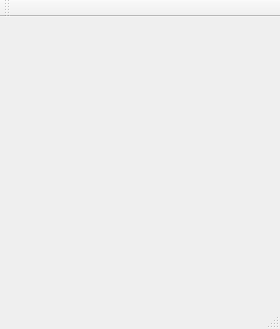
<?xml version="1.0" encoding="UTF-8"?>
<ui version="4.0">
 <class>MainWindow</class>
 <widget class="QMainWindow" name="MainWindow">
  <property name="geometry">
   <rect>
    <x>0</x>
    <y>0</y>
    <width>280</width>
    <height>329</height>
   </rect>
  </property>
  <property name="sizePolicy">
   <sizepolicy hsizetype="Fixed" vsizetype="Fixed">
    <horstretch>0</horstretch>
    <verstretch>0</verstretch>
   </sizepolicy>
  </property>
  <property name="windowTitle">
   <string>MainWindow</string>
  </property>
  <property name="styleSheet">
   <string notr="true">QMainWindow{
background-image: url(:/images/grass.png);
}</string>
  </property>
  <property name="iconSize">
   <size>
    <width>24</width>
    <height>24</height>
   </size>
  </property>
  <widget class="QWidget" name="centralWidget">
   <layout class="QVBoxLayout" name="verticalLayout_2">
    <item>
     <layout class="QVBoxLayout" name="verticalLayout" stretch="0,0">
      <property name="spacing">
       <number>3</number>
      </property>
      <item>
       <widget class="BOP::CTopWidget" name="topWidget" native="true">
        <property name="sizePolicy">
         <sizepolicy hsizetype="Fixed" vsizetype="Fixed">
          <horstretch>0</horstretch>
          <verstretch>0</verstretch>
         </sizepolicy>
        </property>
        <property name="minimumSize">
         <size>
          <width>0</width>
          <height>50</height>
         </size>
        </property>
        <property name="maximumSize">
         <size>
          <width>4000</width>
          <height>100</height>
         </size>
        </property>
       </widget>
      </item>
      <item>
       <widget class="BOP::CTableView" name="m_view">
        <property name="sizePolicy">
         <sizepolicy hsizetype="Fixed" vsizetype="Fixed">
          <horstretch>0</horstretch>
          <verstretch>0</verstretch>
         </sizepolicy>
        </property>
        <property name="minimumSize">
         <size>
          <width>0</width>
          <height>0</height>
         </size>
        </property>
        <property name="maximumSize">
         <size>
          <width>16777215</width>
          <height>16777215</height>
         </size>
        </property>
        <property name="styleSheet">
         <string notr="true">background-color: rgba(255, 255, 255, 0);</string>
        </property>
        <attribute name="horizontalHeaderDefaultSectionSize">
         <number>100</number>
        </attribute>
        <attribute name="horizontalHeaderMinimumSectionSize">
         <number>25</number>
        </attribute>
        <attribute name="verticalHeaderDefaultSectionSize">
         <number>30</number>
        </attribute>
        <attribute name="verticalHeaderMinimumSectionSize">
         <number>25</number>
        </attribute>
       </widget>
      </item>
     </layout>
    </item>
   </layout>
  </widget>
  <widget class="QMenuBar" name="menuBar">
   <property name="geometry">
    <rect>
     <x>0</x>
     <y>0</y>
     <width>280</width>
     <height>26</height>
    </rect>
   </property>
  </widget>
  <widget class="QToolBar" name="mainToolBar">
   <attribute name="toolBarArea">
    <enum>TopToolBarArea</enum>
   </attribute>
   <attribute name="toolBarBreak">
    <bool>false</bool>
   </attribute>
  </widget>
  <widget class="QStatusBar" name="statusBar"/>
 </widget>
 <layoutdefault spacing="6" margin="11"/>
 <customwidgets>
  <customwidget>
   <class>BOP::CTableView</class>
   <extends>QTableView</extends>
   <header>view/CTableView.h</header>
  </customwidget>
  <customwidget>
   <class>BOP::CTopWidget</class>
   <extends>QWidget</extends>
   <header location="global">view/CTopWidget.h</header>
   <container>1</container>
  </customwidget>
 </customwidgets>
 <resources/>
 <connections/>
</ui>
